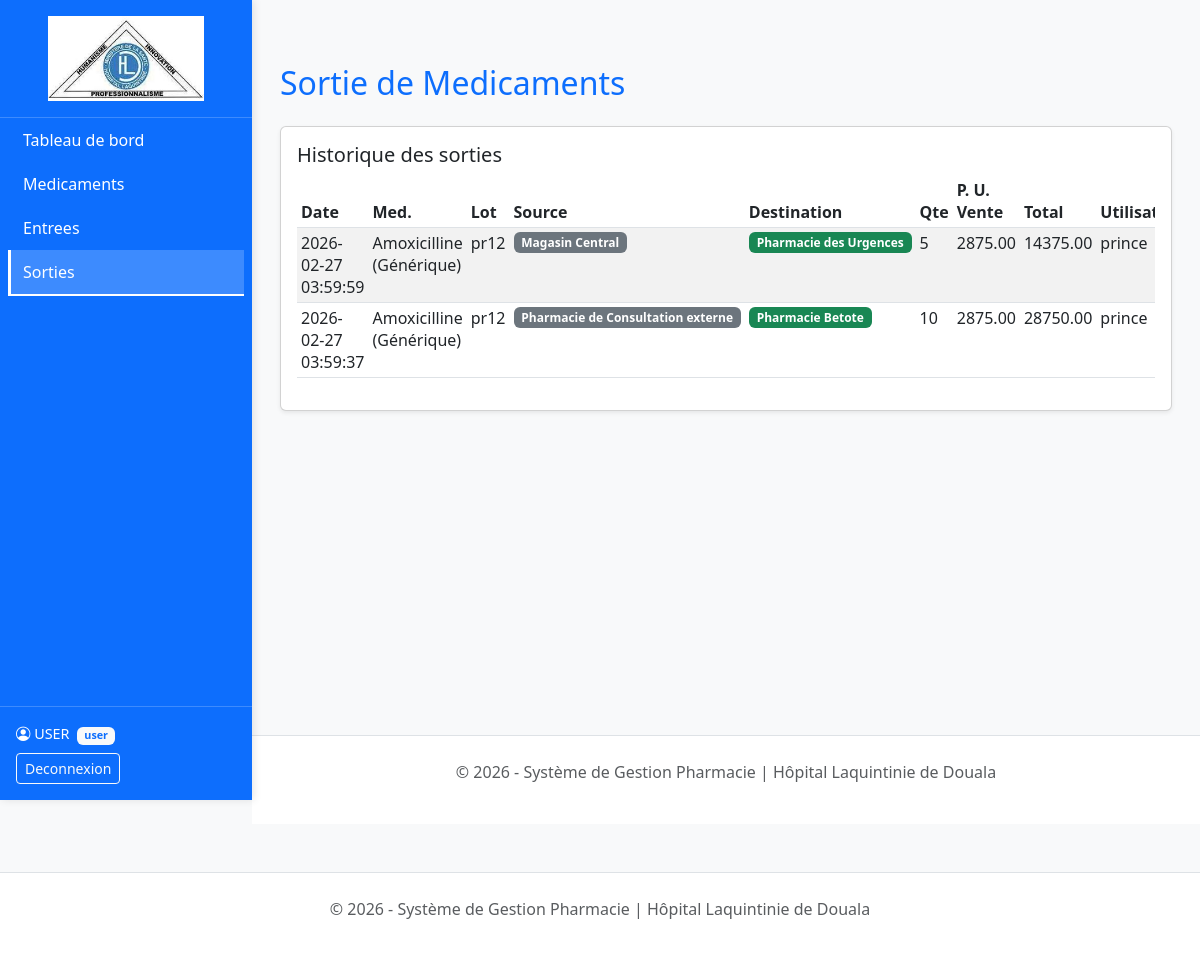
/pages/sorties.php (signed in), run on the app's committed database.
### tables this page shows
CREATE TABLE `sorties` (
  `id_sortie` int(11) NOT NULL,
  `id_lot` int(11) DEFAULT NULL,
  `id_source` int(11) DEFAULT 1,
  `id_destination` int(11) DEFAULT NULL,
  `nom_point_vente` varchar(100) NOT NULL,
  `quantite_sortie` int(11) NOT NULL,
  `prix_vente_unitaire` decimal(10,2) DEFAULT NULL,
  `total_prix` decimal(10,2) DEFAULT NULL,
  `date_sortie` timestamp NOT NULL DEFAULT current_timestamp(),
  `id_user` int(11) DEFAULT NULL
);

CREATE TABLE `produits` (
  `id_produit` int(11) NOT NULL,
  `id_categorie` int(10) UNSIGNED NOT NULL,
  `nom_medicament` varchar(150) NOT NULL,
  `type_produit` enum('Medicament','Laboratoire') DEFAULT 'Medicament',
  `seuil_alerte` int(11) DEFAULT NULL,
  `stock_total` int(11) DEFAULT NULL,
  `marge_pourcentage` decimal(5,2) DEFAULT 20.00,
  `prix_unitaire` decimal(10,2) DEFAULT NULL
);

CREATE TABLE `stock_lots` (
  `id_lot` int(11) NOT NULL,
  `id_produit` int(11) DEFAULT NULL,
  `id_fournisseur` int(11) DEFAULT NULL,
  `source_provenance` enum('Achat','Don') DEFAULT 'Achat',
  `num_lot` varchar(50) NOT NULL,
  `quantite_initiale` int(11) NOT NULL,
  `quantite_actuelle` int(11) NOT NULL,
  `date_expiration` date NOT NULL,
  `prix_achat_ht` decimal(10,2) DEFAULT NULL,
  `prix_achat_ttc` decimal(10,2) DEFAULT NULL,
  `date_enregistrement` timestamp NOT NULL DEFAULT current_timestamp(),
  `id_user` int(11) DEFAULT NULL,
  `prix_unitaire` decimal(10,2) DEFAULT NULL,
  `total_prix` decimal(10,2) DEFAULT NULL
);

CREATE TABLE `points_vente` (
  `id_point_vente` int(11) NOT NULL,
  `nom_point_vente` varchar(100) NOT NULL
);

CREATE TABLE `utilisateurs` (
  `id_user` int(11) NOT NULL,
  `nom_complet` varchar(100) NOT NULL,
  `username` varchar(50) NOT NULL,
  `password` varchar(255) NOT NULL,
  `role` enum('admin','user') DEFAULT NULL
);

### pages/sorties.php (the view, shortened to what this page needs)
<?php
require_once('../config/db.php');
include('../includes/header.php');
$sqlSorties = "SELECT s.*, l.num_lot, p.nom_medicament, u.nom_complet AS utilisateur, pv_src.nom_point_vente as source_nom, pv_dest.nom_point_vente as dest_nom
               FROM sorties s
               JOIN stock_lots l ON s.id_lot = l.id_lot
               JOIN produits p ON l.id_produit = p.id_produit
               LEFT JOIN points_vente pv_src ON s.id_source = pv_src.id_point_vente
               LEFT JOIN points_vente pv_dest ON s.id_destination = pv_dest.id_point_vente
               LEFT JOIN utilisateurs u ON s.id_user = u.id_user
               ORDER BY s.id_sortie DESC";
$sorties = $pdo->query($sqlSorties)->fetchAll();
?>
<div class="container mt-4">
    <h2 class="mb-4 text-primary"><i class="fas fa-file-export"></i> Sortie de Medicaments</h2>
    <div class="card mt-4 shadow-sm">
        <div class="card-body">
            <h5 class="card-title">Historique des sorties</h5>
            <div class="table-responsive">
                <table class="table table-sm table-striped">
                    <thead>
                        <tr>
                            <th>Date</th>
                            <th>Med.</th>
                            <th>Lot</th>
                            <th>Source</th>
                            <th>Destination</th>
                            <th>Qte</th>
                            <th>P. U. Vente</th>
                            <th>Total</th>
                            <th>Utilisateur</th>
                        </tr>
                    </thead>
                    <tbody>
                        <?php if(!empty($sorties)): foreach($sorties as $s): ?>
                            <tr>
                                <td><?= $s['date_sortie'] ?></td>
                                <td><?= $s['nom_medicament'] ?></td>
                                <td><?= $s['num_lot'] ?></td>
                                <td><span class="badge bg-secondary"><?= $s['source_nom'] ?? '?' ?></span></td>
                                <td><span class="badge bg-success"><?= $s['dest_nom'] ?? $s['nom_point_vente'] ?></span></td>
                                <td><?= $s['quantite_sortie'] ?></td>
                                <td><?= $s['prix_vente_unitaire'] ?></td>
                                <td><?= $s['total_prix'] ?></td>
                                <td><?= isset($s['utilisateur']) && $s['utilisateur'] ? $s['utilisateur'] : '-' ?></td>
                            </tr>
                        <?php endforeach; else: ?>
                            <tr><td colspan="10" class="text-center text-muted">Aucune sortie enregistree.</td></tr>
                        <?php endif; ?>
                    </tbody>
                </table>
            </div>
        </div>
    </div>
</div>
<?php include('../includes/footer.php'); ?>
<?php include('../includes/footer.php'); ?>

### data on the page
sorties: date_sortie "2026-02-27 03:59:59", produits.nom_medicament "Amoxicilline (Générique)", id_lot.num_lot "pr12", points_vente.nom_point_vente "Magasin Central", points_vente.nom_point_vente "Pharmacie des Urgences", quantite_sortie "5", prix_vente_unitaire "2875.00", total_prix "14375.00", id_user.nom_complet "prince"
sorties: date_sortie "2026-02-27 03:59:37", produits.nom_medicament "Amoxicilline (Générique)", id_lot.num_lot "pr12", points_vente.nom_point_vente "Pharmacie de Consultation externe", points_vente.nom_point_vente "Pharmacie Betote", quantite_sortie "10", prix_vente_unitaire "2875.00", total_prix "28750.00", id_user.nom_complet "prince"

### other printed values
$_SESSION['nom'] "USER"
$_SESSION['role'] "user"
